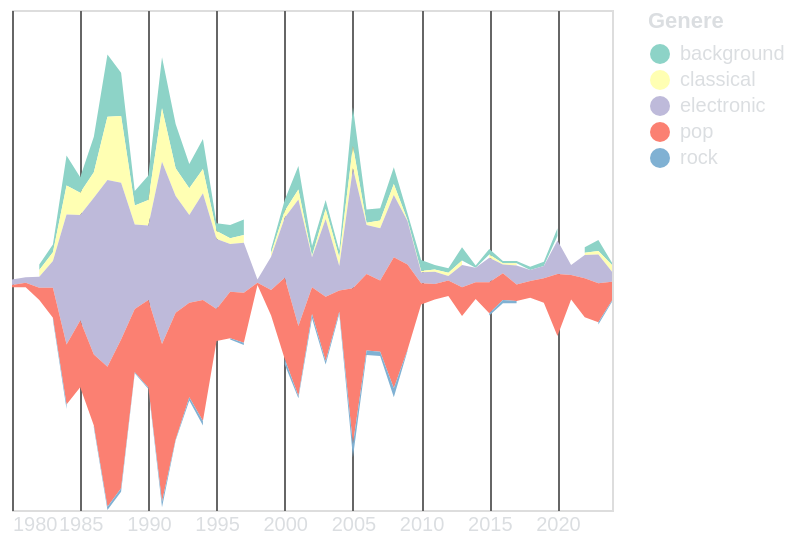

Source (Vega-Lite JSON):
### Vega-Lite specification from a JSON file in a GitHub repository (floating-point values rounded to 4 significant figures; data arrays with more than 128 entries replaced by an {"elided": "..."} marker saying what was removed)
{"$schema": "https://vega.github.io/schema/vega-lite/v5.15.1.json", "config": {"axis": {"domainColor": "#313338", "gridColor": "#666666", "labelColor": "#DBDEE1", "tickColor": "#DBDEE1", "titleColor": "#DBDEE1"}, "background": "transparent", "legend": {"labelColor": "#DBDEE1", "titleColor": "#DBDEE1"}, "title": {"color": "#DBDEE1", "fontSize": 16}}, "data": {"name": "data-9cb803bdb385d02ee72c0810ff97db3c"}, "datasets": {"data-9cb803bdb385d02ee72c0810ff97db3c": {"elided": "225 records"}}, "encoding": {"color": {"field": "genre", "legend": {"title": "Genere"}, "scale": {"scheme": "set3"}, "type": "nominal"}, "tooltip": [{"field": "year", "timeUnit": "year", "title": "Anno", "type": "temporal"}, {"field": "genre", "title": "Genere Musicale", "type": "nominal"}, {"field": "sum", "title": "Conteggio", "type": "quantitative"}], "x": {"axis": {"domain": false, "format": "%Y", "tickSize": 0, "title": null}, "field": "year", "type": "temporal"}, "y": {"axis": null, "field": "sum", "stack": "center", "type": "quantitative"}}, "height": 250, "mark": {"type": "area"}, "width": "container"}
